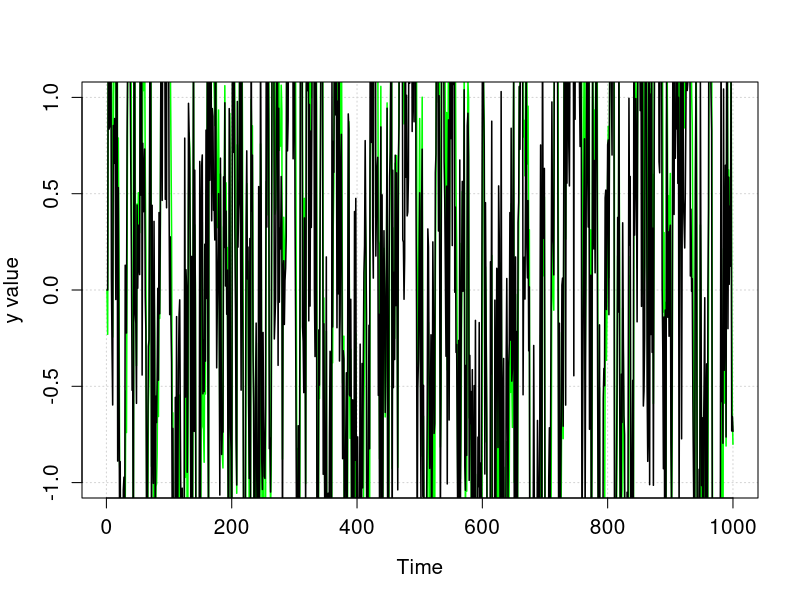
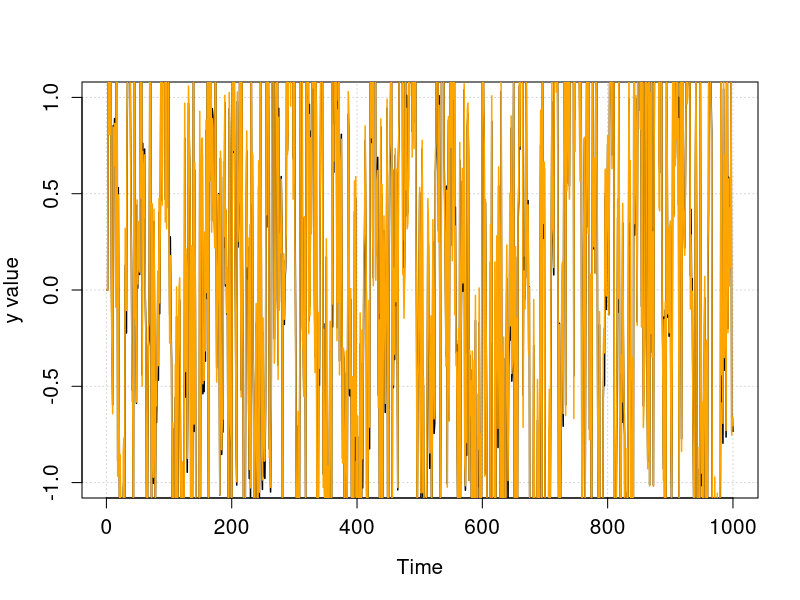
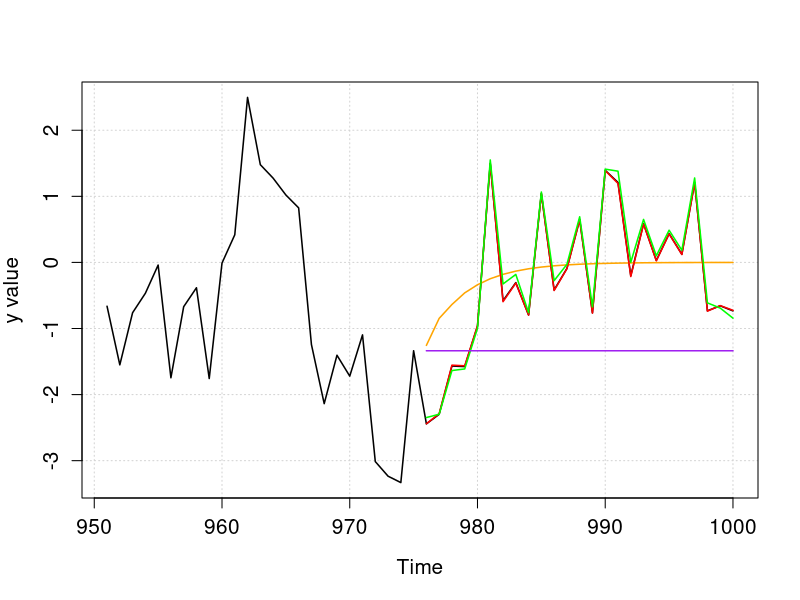

Here is the R script that generated these plots, in order:
#Setting seed and simulating normal error
set.seed(123)
err = rnorm(1000,0,1)

#Generating 1000 observations from model 1 -> this is an AR(1) model
y = vector(length=1000)
y[1] = 0
for (i in seq(2,1000)){
  y[i] = 0.85*y[i-1]+err[i]
  
  
}

#Simulating 1000 observations from model 2 -> this is an AR(2) model
y2 = vector(length=1000)
y2[1] = 0
y2[2] = 0
for (i in seq(3,1000)){
  
  y2[i] = -0.01 + 0.5*y2[i-1] + 0.2*y2[i-2] + err[i]
  

}

#Plotting the simulated data from both models versus time:
#Please note that if you want to effectively analyze this data, it's better to 
#break it into multiple graphs for limited ranges of x so that trends can be more
#clearly identified
x = seq(1,1000)
plot(x,y,type="l",col="green",lwd=1.5,panel.first=grid(),xlab="Time",
     ylab = "y value",cex.lab=1.25,cex.axis=1.25, ylim = c(-1,1))
lines(x,y2,col="black",lwd=1.5)

#Using first 975 obs in y2 to train a ts model

y2 = ts(y2)
train_y2 = y2[seq(1,975)]
test_y2 = y2[-seq(1,975)]
library(forecast)
fmod = auto.arima(train_y2)

#Reporting the parameters (the model is estimated as AR(2))
params = fmod$coef
param_diff = abs(params - c(0.5,0.2)) #Comparing the parameters by taking absolute difference
#We can see that the estimated parameters are pretty accurate since the differences are small

#Simulating 1000 observations with estimated parameters
set.seed(123)
y2_obs = vector(length=1000) #Pre-allocating

y2_obs[1] = 0
y2_obs[2] = 0 
for (i in seq(3,1000)){
  
  y2_obs[i] = params[1]*y2_obs[i-1] + params[2]*y2_obs[i-2] + err[i]
  
  
}

plot(x,y2,type="l",col="black",lwd=1.5,panel.first=grid(),xlab="Time",
     ylab = "y value",cex.lab=1.25,cex.axis=1.25, ylim = c(-1,1))
lines(x,y2_obs,col="orange",lwd=1.5)
#The estimated model seems to be doing a fairly good job accurately replicating the data obtained from the underlying equation
#This is seen especially clear when splitting data into pieces by doing something like xlim = c(0,200)

#Producing forecasts 25 time units in advance (this was done previously but is shown by itself here)
y2_forecasted = forecast(fmod,h=25)
forecasted_values = y2_forecasted$mean

#Creating two vectors x1 and x2
set.seed(123)
x1 = vector(length=1000)
x2= x1
err_new = rnorm(1000,0,0.01)
for (i in seq(1,1000)){
  
  x1[i] = 0.75*y2[i]+err_new[i]
  x2[i] = -0.06*y2[i] + err_new[i]
  
}

#Training time series models to predict y2, using x1 and x2
indexer = seq(1,975)
x1_train = x1[indexer]
x1_test = x1[-indexer]
x2_train = x2[indexer]
x2_test = x2[-indexer]
fmod_x1 = auto.arima(train_y2,xreg=x1_train)
fmod_x2 = auto.arima(train_y2,xreg=x2_train)

#Using each model to produce forecasts with a horizon of 25 time units

y2_forecasted_x1 = forecast(fmod_x1,h=25,xreg=x1_test)
forecasted_values_x1 = y2_forecasted_x1$mean

y2_forecasted_x2 = forecast(fmod_x2,h=25,xreg=x2_test)
forecasted_values_x2 = y2_forecasted_x2$mean

#Plotting the last 50 obs from y2 and then all forecasts and the naive forecast
naive_forecasted = rep(y2[975],25)

plot(x[951:1000],y2[951:1000],type="l",col="black",lwd=1.5,panel.first=grid(),xlab="Time",
     ylab = "y value",cex.lab=1.25,cex.axis=1.25)
lines(x[976:1000],forecasted_values,col="orange",lwd=1.5) #regular y2 forecast
lines(x[976:1000],forecasted_values_x1,col="red",lwd=1.5) #x1 assisted forecast
lines(x[976:1000],forecasted_values_x2,col="green",lwd=1.5) #x2 assisted forecast
lines(x[976:1000],naive_forecasted,col="purple",lwd=1.5) #naive forecast

#Reporting NRMSE of the four sets of forecasts and commenting on results
NRMSE_reg = 100*(sqrt(mean((forecasted_values - test_y2)^2))/(max(train_y2)-min(train_y2)))
NRMSE_x1 = 100*(sqrt(mean((forecasted_values_x1 - test_y2)^2))/(max(train_y2)-min(train_y2)))
NRMSE_x2 = 100*(sqrt(mean((forecasted_values_x2 - test_y2)^2))/(max(train_y2)-min(train_y2)))
NRMSE_naive = 100*(sqrt(mean((naive_forecasted - test_y2)^2))/(max(train_y2)-min(train_y2)))

NRMSE_reg
NRMSE_x1
NRMSE_x2
NRMSE_naive

cor(x1,y2)
cor(x2,y2)
# From the results, it is quite clear that the AR forecast with the exogeneous variable of x1 performed the best.
# In comparison, using x2 performed pretty well, and the other two forecasts were significantly worse, with naive being
# the absolute worst. From this it is clear that exogenous variables, when they have a clear relation to the output, are a great
# tool for improving the accuracy of your forecast. From the correlations shown, we can see that x1 and x2 are VERY related to
# y2 and that subsequently gives a huge additional piece of information that helps improve the forecast.
